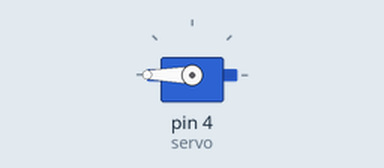
The sketch below on a simulated Arduino Uno, built with avr-gcc and run on an emulated ATmega328P. Parts: servo.

Above: at 0.05 s.
Timing chart, 0 to 4.7 s (numbered marks = the images above):
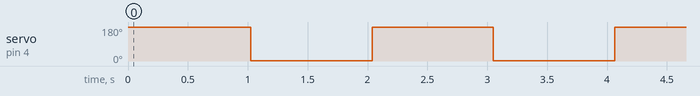

The sketch:

servo.ino
```cpp
#include <Servo.h>

Servo servo;

void setup(){
  servo.attach(4);
}

void loop(){

for(int val=0; val<=180; val++){
  servo.write(val);
}

delay(1000);

for(int val=180; 0<val; val--){
  servo.write(val);
}

delay(1000);

}
```

Measured:
- by itself, servo on pin 4 (servo): alternates 180° for 1.0 s and 1° for 1.0 s
